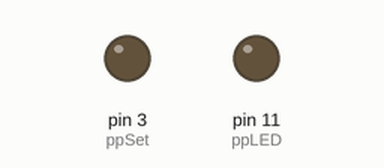
A sketch run on a simulated Arduino Uno, built with avr-gcc and run on an emulated ATmega328P. Shown: output pins drawn as LEDs (lit = HIGH). What the sketch prints to the serial monitor is not drawn.

Above: at 0.05 s.
At 0.65 s:
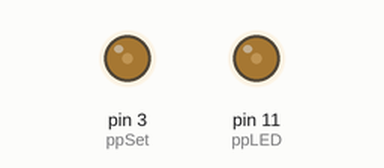
At 1.25 s:
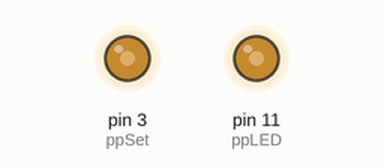
At 2.5 s:
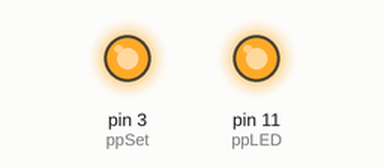
Timing chart, 0 to 5.8 s (numbered marks = the images above):
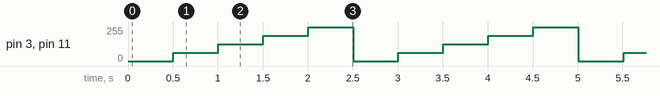

Measured:
- by itself, pin 3 (ppSet), pin 11 (ppLED): repeats every 2.5 s: 127/255 0.50 s, 191/255 0.50 s, 255/255 0.50 s, 0/255 0.50 s, 63/255 0.50 s

The sketch:

Sallen-Key_testing.ino
```cpp
#define PROGNAME "Sallen-Key_testing.ino"
#define VERSION "0.0.2"
#define VERDATE "2017-11-02"

/*
  Send PWM through a Sallen-Key filter (which uses an op-amp, 2 capacitors, and 2
  resistors) to measure response time and ripple.
  See design tool at <http://sim.okawa-denshi.jp/en/OPstool.php>

  Providing R1 = 330kΩ, R2 = 680kΩ, C1 = 22nF, C2 = 10nF
  it calculates
    Cut-off frequency fc = 22.651520775095[Hz]
    Quality factor Q = 0.69566698475004
    Damping ratio ζ = 0.71873469772273
    Overshoot (in absolute value)
      The 1st peak  gpk = 1.04 (t =0.031[sec])
      The 2nd peak  gpk = 1 (t =0.064[sec])
      The 3rd peak  gpk = 1 (t =0.095[sec])
  The scope shows a PWM ripple of 840mV. That is way too much ripple.

  Asking for fc = 50Hz with damping ratio psi = 1.0, we are given the suggested values:
    R1 = 33kΩ, R2 = 33kΩ, C1 = 0.1uF, C2 = 0.1uF
  providing
    Cut-off frequency fc = 48.228770633908[Hz]
    Quality factor Q = 0.5
    Damping ratio ζ = 1
  Looks like about 20ms rise time
  The scope shows a PWM ripple of 73mV. That is still too much ripple.

  Asking for fc = 20Hz with damping ratio psi = 1.0, we are given the suggested values:
    R1 = 8.2kΩ, R2 = 8.2kΩ, C1 = 1uF, C2 = 1uF
  it calculates
    Cut-off frequency fc = 19.409139401451[Hz]
    Quality factor Q = 0.5
    Damping ratio ζ = 1
    500Hz -> -60dB
    From table of step response:
      Apparent 50ms rise time to 98%
      At 1.0ms, 0.8% change in value. 0.8% of 5V change is 40mV.
  The scope shows a PWM ripple of 13mV. Still more that I'd like to see...
  Scope shows 36ms rise time.
  Use these values. We are looking for DUT voltage changes on the order of 100mV, so
  ripple is OK, sort of.

*/

#define VERBOSE 4

const unsigned long BAUDRATE = 115200;
const unsigned short ppSet   =  3;
const unsigned short ppLED   = 11;

const int nStepsPWM = 256;

void setup () {

  Serial.begin ( BAUDRATE );
  while ( !Serial && millis() < 2000 );

  pinMode ( ppLED, OUTPUT );

  #if VERBOSE >= 2

    Serial.print ( "\n\n" );
    Serial.print ( PROGNAME );
    Serial.print ( " v");
    Serial.print ( VERSION );
    Serial.print ( " (" );
    Serial.print ( VERDATE );
    Serial.print ( ")\n\n" );

  #endif

}

void loop () {

  // PWM: 500Hz; 255 counts = 5V
  static int command_counts = 0;

  static unsigned long lastVoltageChangeAt_ms = 0UL;

  const unsigned long voltageChangeSettlingTime_ms = 500UL;

  if ( ( millis() - lastVoltageChangeAt_ms ) > voltageChangeSettlingTime_ms ) {
    switch ( command_counts ) {
      case 0:
        command_counts = 63;
        break;
      case 63:
        command_counts = 127;
        break;
      case 127:
        command_counts = 191;
        break;
      case 191:
        command_counts = 255;
        break;
      case 255:
        command_counts = 0;
        break;
      default:
        command_counts = 0;
        break;
    }
    analogWrite ( ppSet, command_counts );
    analogWrite ( ppLED, command_counts );
    lastVoltageChangeAt_ms = millis();
  }

}
```
